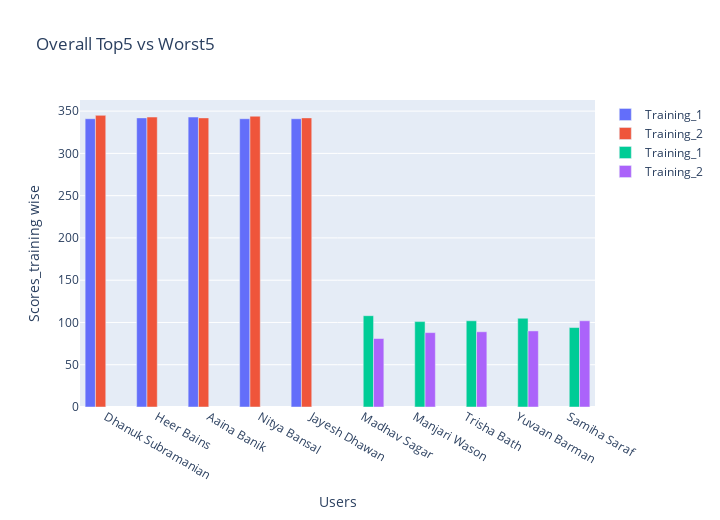

The cell this chart's notebook holds for it:
### Code cell
# viz top 5 and bottom 5 for Overall

top_perf = top5.index[0:5].values
tra1 = top5.Tra1_score[0:5].values
tra2 = top5.Tra2_score[0:5].values
last_perf = worst5.index[0:5].values
tra1_ =worst5.Tra1_score[0:5].values
tra2_ =worst5.Tra2_score[0:5].values

fig = go.Figure(data=[
    go.Bar(name='Training_1', x=top_perf, y=tra1),
    go.Bar(name='Training_2', x=top_perf, y=tra2),
    go.Bar(name='Training_1', x=last_perf, y=tra1_),
    go.Bar(name='Training_2', x=last_perf, y=tra2_)
])
# Change the bar mode
fig.update_layout(title='Overall Top5 vs Worst5',xaxis={'title': 'Users'},yaxis={'title':'Scores_training wise'},barmode='group',height=520,width=720)
fig.show()

### Figure 1 — Plotly figure (JSON) as saved in the notebook; plotly's stock layout.template omitted (floating-point values rounded to 4 significant figures)
{"data": [{"name": "Training_1", "type": "bar", "x": ["Dhanuk Subramanian", "Heer Bains", "Aaina Banik", "Nitya Bansal", "Jayesh Dhawan"], "y": [341, 342, 343, 341, 341]}, {"name": "Training_2", "type": "bar", "x": ["Dhanuk Subramanian", "Heer Bains", "Aaina Banik", "Nitya Bansal", "Jayesh Dhawan"], "y": [345, 343, 342, 344, 342]}, {"name": "Training_1", "type": "bar", "x": ["Madhav Sagar", "Manjari Wason", "Trisha Bath", "Yuvaan Barman", "Samiha Saraf"], "y": [108, 101, 102, 105, 94]}, {"name": "Training_2", "type": "bar", "x": ["Madhav Sagar", "Manjari Wason", "Trisha Bath", "Yuvaan Barman", "Samiha Saraf"], "y": [81, 88, 89, 90, 102]}], "layout": {"barmode": "group", "height": 520, "title": {"text": "Overall Top5 vs Worst5"}, "width": 720, "xaxis": {"title": {"text": "Users"}}, "yaxis": {"title": {"text": "Scores_training wise"}}}}
